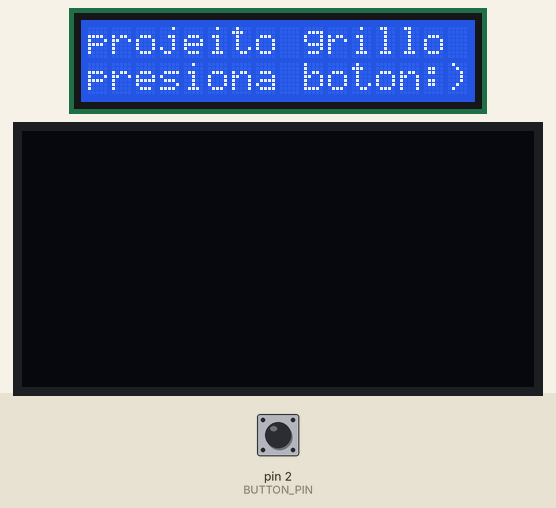
A sketch run on a simulated Arduino Mega 2560, built with avr-gcc and run on an emulated ATmega2560. Parts: 16×2 character LCD, 128×64 one-colour display. The test bench sets the inputs (shaded band); at power-on: pin 2 (BUTTON_PIN) HIGH. Random numbers use the default seed unless the sketch sets one; the audio player accepts every command and is not drawn.

Above: at 3.8 s.
3.9 s: pin 2 (BUTTON_PIN) pulled LOW for 0.15 s
At 8.3 s:
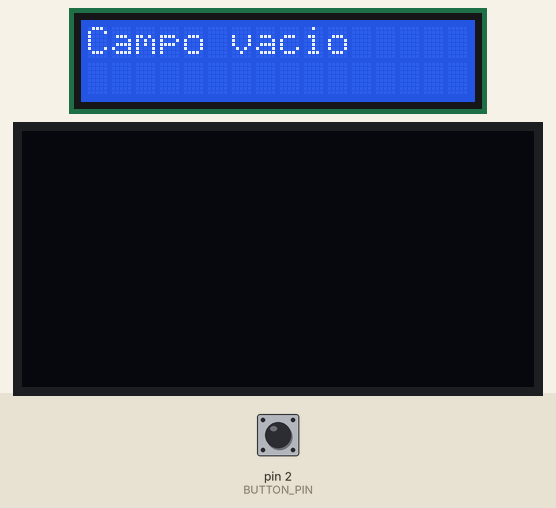
At 10.2 s:
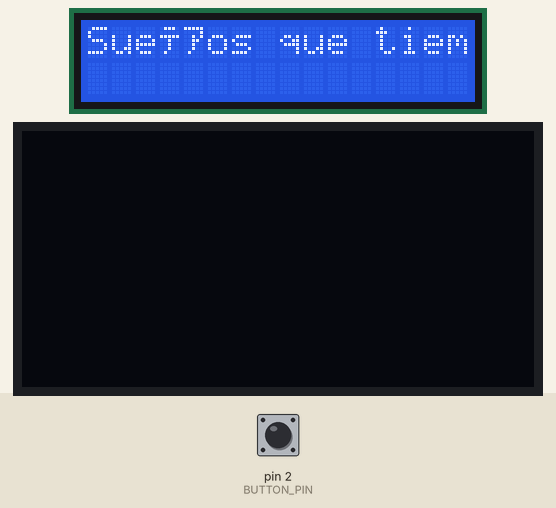
Timing chart, 0 to 11.7 s (numbered marks = the images above; inputs shaded):
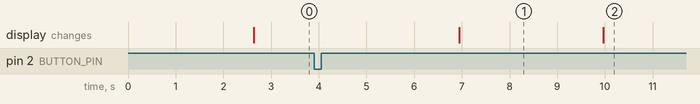

Measured:
- after the input at 3.9 s, the display: changes after 3.0 s (image 1)
- what the display in image 1 shows lasts 3.1 s, from 6.9 s to 10.0 s

The sketch:

neoHaikus00.ino
```cpp
/*
 proyecto grillos grillando haikus !

 ⢀⡀⠀⠀⠀⠀⠀⠀⠀⠀⠀⠀⠀⠀⠀⠀⠀⠀⠀⠀⠀⠀⠀⠀⠀⠀⠀⠀⠀⠀
⢻⣿⡗⢶⣤⣀⠀⠀⠀⠀⠀⠀⠀⠀⠀⠀⠀⠀⠀⠀⠀⠀⠀⠀⠀⠀⠀⣀⣠⣄
⠀⢻⣇⠀⠈⠙⠳⣦⣀⠀⠀⠀⠀⠀⠀⠀⠀⠀⠀⠀⠀⠀⣀⣤⠶⠛⠋⣹⣿⡿
⠀⠀⠹⣆⠀⠀⠀⠀⠙⢷⣄⣀⣀⣀⣤⣤⣤⣄⣀⣴⠞⠋⠉⠀⠀⠀⢀⣿⡟⠁
⠀⠀⠀⠙⢷⡀⠀⠀⠀⠀⠉⠉⠉⠀⠀⠀⠀⠀⠀⠀⠀⠀⠀⠀⠀⣠⡾⠋⠀⠀
⠀⠀⠀⠀⠈⠻⡶⠂⠀⠀⠀⠀⠀⠀⠀⠀⠀⠀⠀⠀⠀⠀⢠⣠⡾⠋⠀⠀⠀⠀
⠀⠀⠀⠀⠀⣼⠃⠀⢠⠒⣆⠀⠀⠀⠀⠀⠀⢠⢲⣄⠀⠀⠀⢻⣆⠀⠀⠀⠀⠀
⠀⠀⠀⠀⢰⡏⠀⠀⠈⠛⠋⠀⢀⣀⡀⠀⠀⠘⠛⠃⠀⠀⠀⠈⣿⡀⠀⠀⠀⠀
⠀⠀⠀⠀⣾⡟⠛⢳⠀⠀⠀⠀⠀⣉⣀⠀⠀⠀⠀⣰⢛⠙⣶⠀⢹⣇⠀⠀⠀⠀
⠀⠀⠀⠀⢿⡗⠛⠋⠀⠀⠀⠀⣾⠋⠀⢱⠀⠀⠀⠘⠲⠗⠋⠀⠈⣿⠀⠀⠀⠀
⠀⠀⠀⠀⠘⢷⡀⠀⠀⠀⠀⠀⠈⠓⠒⠋⠀⠀⠀⠀⠀⠀⠀⠀⠀⢻⡇⠀⠀⠀
⠀⠀⠀⠀⠀⠈⡇⠀⠀⠀⠀⠀⠀⠀⠀⠀⠀⠀⠀⠀⠀⠀⠀⠀⠀⢸⣧⠀⠀⠀
⠀⠀⠀⠀⠀⠈⠉⠉⠉⠉⠉⠉⠉⠉⠉⠉⠉⠉⠉⠉⠉⠉⠉⠉⠉⠉⠁⠀⠀⠀

*/

#include <Wire.h>
#include <LiquidCrystal_I2C.h>
#include <Adafruit_GFX.h>
#include <Adafruit_SSD1306.h>
#include <avr/pgmspace.h> // esto sirve para almacenar datos en PROGMEM
#include "DFRobotDFPlayerMini.h"
#include <SoftwareSerial.h>


#define OLED_RESET -1
#define BUTTON_PIN 2
// #define BUZZER_PIN 8  // pin donde conectar el buzzer ⋆ SE PUEDE UTILIZAR PARA REEMPLAZAR EL DFPLAYERMINI

Adafruit_SSD1306 display(128, 64, &Wire, OLED_RESET);
LiquidCrystal_I2C lcd(0x27, 16, 2); // dirección típica del LCD

SoftwareSerial Serial1(4, 5);
DFRobotDFPlayerMini myDFPlayer;

/*

versos en estructura métrica del haiku 5-7-5
 PROGMEM es para guardar datos en la memoria flash en lugar de la RAM, es ideal para datos que no cambian
 (versos generados por chatyipiti, quizás haga una búsqueda en haikus)
*/

const char verso1[][20] PROGMEM = {
  "Luz entre hojas",
  "Sopla la brisa",
  "Canta el grillo",
  "Rosa dormida",
  "Tierra mojada",
  "Sombra de luna",
  "Lago sin eco",
  "Piedra que sueña",
  "Vuela la hoja",
  "Campo vacio"
};

const char verso2[][25] PROGMEM = {
  "Noche que respira",
  "Sombra que camina",
  "Rio sin luna",
  "Ecos del viento",
  "Sueños que tiemblan",
  "Vuela el silencio",
  "Cruza la neblina",
  "Brilla el rocio",
  "Ojos del bosque",
  "Tiempo sin nombre"
};

const char verso3[][20] PROGMEM = {
  "Sueña la tierra",
  "Silencio tibio",
  "Todo descansa",
  "Nada se queda",
  "Todo regresa",
  "Luz que se apaga",
  "Cae la estrella",
  "Brilla el olvido",
  "Fin de la lluvia",
  "Vuelve la calma"
};

const int total1 = sizeof(verso1) / sizeof(verso1[0]);
const int total2 = sizeof(verso2) / sizeof(verso2[0]);
const int total3 = sizeof(verso3) / sizeof(verso3[0]);

char buffer[30]; // buffer temporal para leer desde PROGMEM

void setup() {
  pinMode(BUTTON_PIN, INPUT_PULLUP);
  // pinMode(BUZZER_PIN, OUTPUT); NO LO ESTOY UTILIZANDO ⋆ SE PUEDE REEMPLAZAR X EL DFPLAYERMINI

  lcd.init();
  lcd.backlight();

  display.begin(SSD1306_SWITCHCAPVCC, 0x3C);
  display.clearDisplay();

  randomSeed(analogRead(A0)); // semilla aleatoria para que los haikus no se repitan siempre igual

  // dfPlayerMini
  Serial1.begin(9600);
  myDFPlayer.begin(Serial1);
  delay(2000);

  myDFPlayer.volume(20);
  myDFPlayer.EQ(DFPLAYER_EQ_NORMAL);
  myDFPlayer.outputDevice(DFPLAYER_DEVICE_SD);


  lcd.setCursor(0, 0);
  lcd.print("projeito grillo");
  lcd.setCursor(0, 1);
  lcd.print("presiona boton:)");

}

void loop() {
  if (digitalRead(BUTTON_PIN) == LOW) {
    reproducirGrillos();
    mostrarHaiku();
    animarOLED();

    delay(7000);
    lcd.clear();
    display.clearDisplay();
    lcd.setCursor(0, 0);
    lcd.print("presiona boton:)");
  }
}

/*
 configuración más funcional
 reproducirGrillos (DFPlayerMini) + mostrarHaikus + leer verso
 (falta ver detalles de animación OLED o simplemente eliminarla la vd)

 para DFPlayer mini, la tarjeta SD tiene que estar formateada a FAT16
 tiene que tener una carpeta llamada 01 y dentro los archivos de audio tienen que estar en formato mp3
 y categorizados como "001","002"... etc
 idealmente no tienen que durar más de 14 segundos, los haikus duran aprox eso dependiendo del delay

  https://www.tecneu.com/blogs/tutoriales-de-electronica/como-utilizar-el-dfplayer-mini-con-arduino-para-proyectos-de-audio?srsltid=AfmBOoqOb4sVc41Fz0oilgc8QG67CMCdjiMMJ5aY49VQuRTp9I9ftgL5
  página que me fue útil para aprender a utilizar el módulo

*/

void reproducirGrillos() {
 int pista = random(1, 4);
 myDFPlayer.playFolder(1, pista);
 delay(3000);
}


void mostrarHaiku() {
  lcd.clear();

//  aki se eligen versos al azar
  int i1 = random(total1);
  int i2 = random(total2);
  int i3 = random(total3);

  lcd.clear();
  lcd.setCursor(0, 0);
  leerVerso(verso1[i1]);
  delay(3000);

  lcd.clear();
  lcd.setCursor(0, 0);
  leerVerso(verso2[i2]);
  delay(3000);

  lcd.clear();
  lcd.setCursor(0, 0);
  leerVerso(verso3[i3]);
}

void leerVerso(const char *verso) {
  strcpy_P(buffer, verso);
  lcd.print(buffer);
}


// aki iría la animación OLED si tuviera una jejej
// ok d momento esta parte es inútil la vd, quizás ponga la animación en un arduino nano

void animarOLED() {
  for (int i = 0; i < 12; i++) {
    display.clearDisplay();
    display.fillCircle(20 + i * 8, 40 - (i % 2) * 6, 4, WHITE);
    display.display();
    delay(150);
  }
  display.clearDisplay();
  display.display();
}
```
